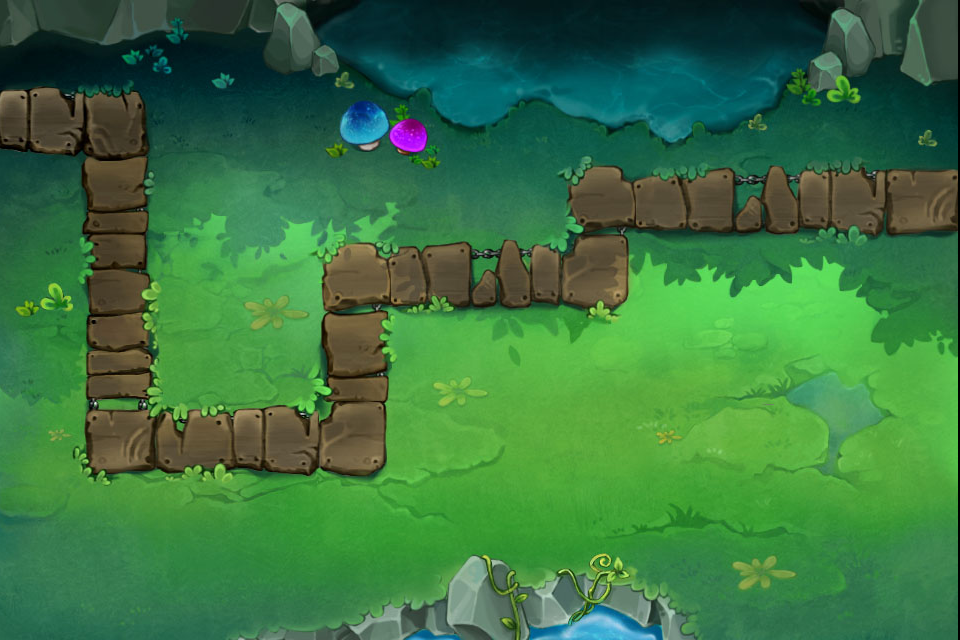

The image is a tile-based game level rendered from a .tmx file. Its description and source (layers, tilesets, objects; grid data summarised) follow:
An orthogonal 12x8 tile map with 80x80 px tiles, 1 tile layer (Background) and 15 objects (4x gress1.png, 3x lanflower.png, 2x waterfall, bluemushroom.png, leaf.png, ...).

<map version="1.0" orientation="orthogonal" renderorder="right-down" width="12" height="8" tilewidth="80" tileheight="80" nextobjectid="20">
 <tileset firstgid="1" name="level1_1bg" tilewidth="80" tileheight="80" tilecount="96" columns="12">
  <tileoffset x="-2" y="0" />
  <image source="level1_1bg.jpg" width="960" height="640" />
  <tile id="12">
   <properties>
    <property name="tiletype" value="0" />
   </properties>
  </tile>
  <tile id="13">
   <properties>
    <property name="tiletype" value="0" />
   </properties>
  </tile>
  <tile id="25">
   <properties>
    <property name="tiletype" value="0" />
   </properties>
  </tile>
  <tile id="28">
   <properties>
    <property name="tiletype" value="1" />
   </properties>
  </tile>
  <tile id="29">
   <properties>
    <property name="tiletype" value="1" />
   </properties>
  </tile>
  <tile id="30">
   <properties>
    <property name="tiletype" value="1" />
   </properties>
  </tile>
  <tile id="31">
   <properties>
    <property name="tiletype" value="0" />
   </properties>
  </tile>
  <tile id="32">
   <properties>
    <property name="tiletype" value="0" />
   </properties>
  </tile>
  <tile id="33">
   <properties>
    <property name="tiletype" value="0" />
   </properties>
  </tile>
  <tile id="34">
   <properties>
    <property name="tiletype" value="0" />
   </properties>
  </tile>
  <tile id="37">
   <properties>
    <property name="tiletype" value="0" />
   </properties>
  </tile>
  <tile id="38">
   <properties>
    <property name="tiletype" value="1" />
   </properties>
  </tile>
  <tile id="39">
   <properties>
    <property name="tiletype" value="1" />
   </properties>
  </tile>
  <tile id="40">
   <properties>
    <property name="tiletype" value="0" />
   </properties>
  </tile>
  <tile id="41">
   <properties>
    <property name="tiletype" value="0" />
   </properties>
  </tile>
  <tile id="42">
   <properties>
    <property name="tiletype" value="0" />
   </properties>
  </tile>
  <tile id="43">
   <properties>
    <property name="tiletype" value="0" />
   </properties>
  </tile>
  <tile id="44">
   <properties>
    <property name="tiletype" value="1" />
   </properties>
  </tile>
  <tile id="45">
   <properties>
    <property name="tiletype" value="1" />
   </properties>
  </tile>
  <tile id="46">
   <properties>
    <property name="tiletype" value="1" />
   </properties>
  </tile>
  <tile id="47">
   <properties>
    <property name="tiletype" value="1" />
   </properties>
  </tile>
  <tile id="48">
   <properties>
    <property name="tiletype" value="1" />
   </properties>
  </tile>
  <tile id="49">
   <properties>
    <property name="tiletype" value="0" />
   </properties>
  </tile>
  <tile id="50">
   <properties>
    <property name="tiletype" value="1" />
   </properties>
  </tile>
  <tile id="52">
   <properties>
    <property name="tiletype" value="0" />
   </properties>
  </tile>
  <tile id="53">
   <properties>
    <property name="tiletype" value="1" />
   </properties>
  </tile>
  <tile id="54">
   <properties>
    <property name="tiletype" value="1" />
   </properties>
  </tile>
  <tile id="55">
   <properties>
    <property name="tiletype" value="1" />
   </properties>
  </tile>
  <tile id="56">
   <properties>
    <property name="tiletype" value="1" />
   </properties>
  </tile>
  <tile id="57">
   <properties>
    <property name="tiletype" value="1" />
   </properties>
  </tile>
  <tile id="58">
   <properties>
    <property name="tiletype" value="1" />
   </properties>
  </tile>
  <tile id="59">
   <properties>
    <property name="tiletype" value="1" />
   </properties>
  </tile>
  <tile id="60">
   <properties>
    <property name="tiletype" value="1" />
   </properties>
  </tile>
  <tile id="61">
   <properties>
    <property name="tiletype" value="0" />
   </properties>
  </tile>
  <tile id="62">
   <properties>
    <property name="tiletype" value="0" />
   </properties>
  </tile>
  <tile id="63">
   <properties>
    <property name="tiletype" value="0" />
   </properties>
  </tile>
  <tile id="64">
   <properties>
    <property name="tiletype" value="0" />
   </properties>
  </tile>
  <tile id="65">
   <properties>
    <property name="tiletype" value="1" />
   </properties>
  </tile>
  <tile id="66">
   <properties>
    <property name="tiletype" value="1" />
   </properties>
  </tile>
  <tile id="67">
   <properties>
    <property name="tiletype" value="1" />
   </properties>
  </tile>
  <tile id="74">
   <properties>
    <property name="tiletype" value="1" />
   </properties>
  </tile>
  <tile id="75">
   <properties>
    <property name="tiletype" value="1" />
   </properties>
  </tile>
  <tile id="76">
   <properties>
    <property name="tiletype" value="1" />
   </properties>
  </tile>
 </tileset>
 <layer name="Background" width="12" height="8">
  <data>[96 cells, 96 non-empty, 96 distinct tile ids]</data>
 </layer>
 <objectgroup name="Objects" visible="0">
  <object id="2" name="bluemushroom.png" x="36" y="247" />
  <object id="3" name="gress1.png" x="215" y="211" />
  <object id="4" name="gress1.png" x="71" y="525" />
  <object id="5" name="lanflower.png" x="128" y="545" />
  <object id="6" name="lanflower.png" x="252" y="574" />
  <object id="7" name="lanflower.png" x="510" y="505" />
  <object id="8" name="gress1.png" x="863" y="482" />
  <object id="9" name="gress1.png" x="744" y="612" />
  <object id="10" name="waterfall" x="462" y="58" />
  <object id="11" name="waterfall" x="672" y="74" />
  <object id="12" name="leaf.png" x="545" y="52" />
  <object id="13" name="gresses.png" x="469" y="534" />
  <object id="14" name="hero" x="271" y="371" />
  <object id="18" name="end" x="840" y="200" width="40" height="20" />
 </objectgroup>
 <objectgroup name="starts" visible="0">
  <object id="19" name="start" x="40" y="120" width="20" height="20" />
 </objectgroup>
</map>
